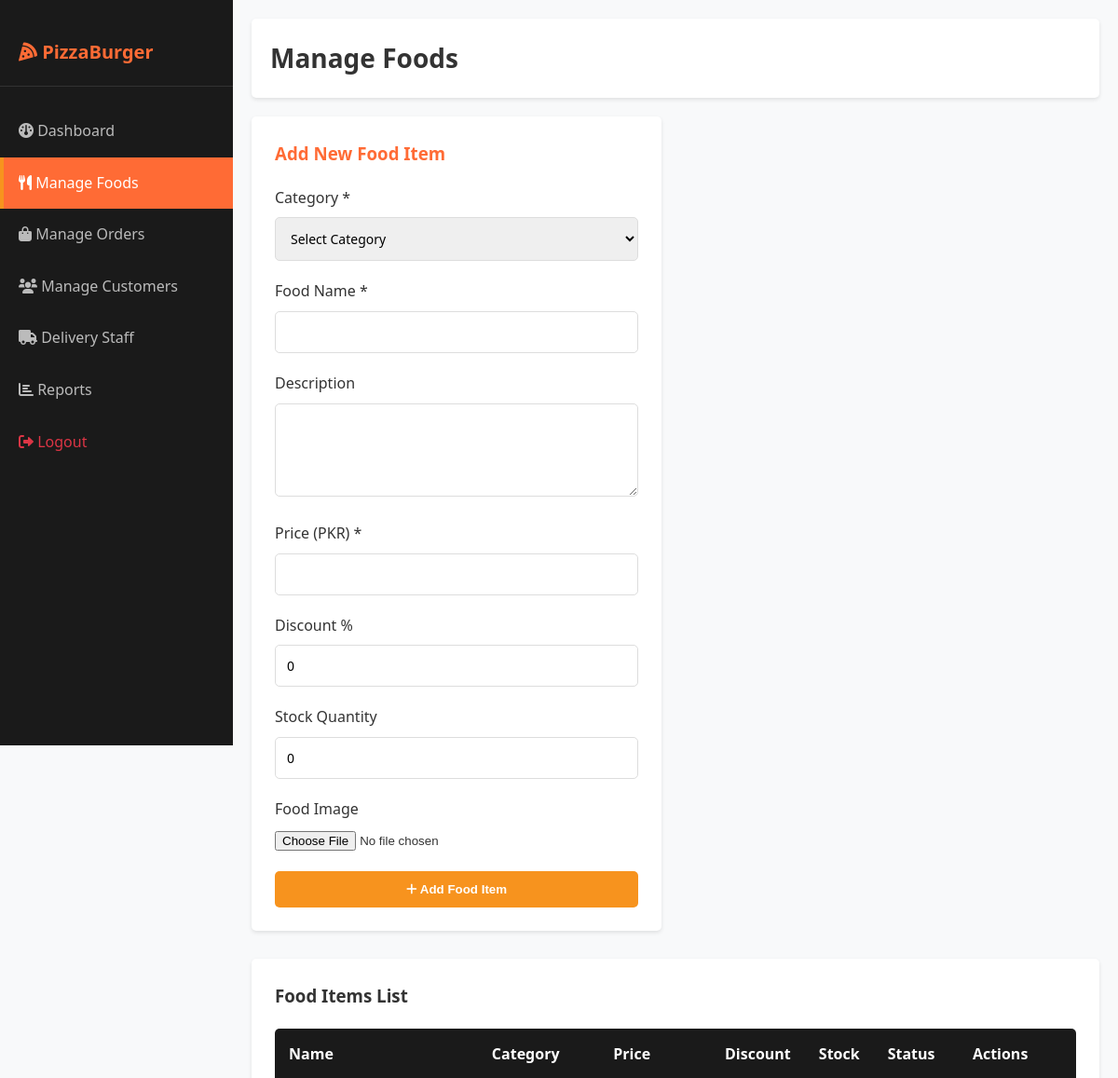
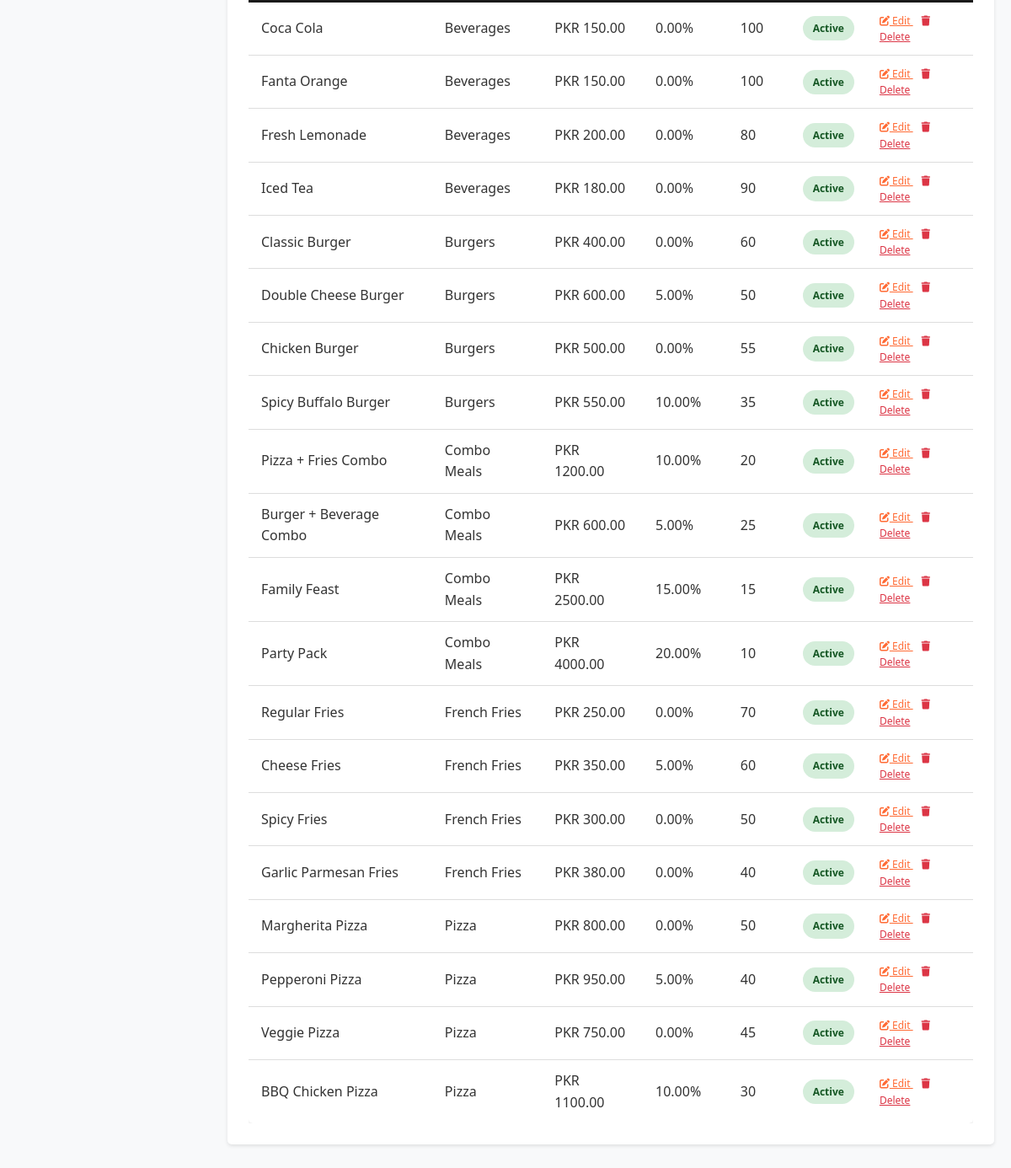
The app's page /admin/manage-foods.php (signed in) with its own data (2 pictures, top to bottom).
### tables this page shows
CREATE TABLE IF NOT EXISTS food_items (
    id INT PRIMARY KEY AUTO_INCREMENT,
    category_id INT NOT NULL,
    name VARCHAR(150) NOT NULL,
    description TEXT,
    price DECIMAL(8, 2) NOT NULL,
    discount_percentage DECIMAL(5, 2) DEFAULT 0,
    final_price DECIMAL(8, 2),
    image_path VARCHAR(255),
    status ENUM('active', 'inactive', 'out_of_stock') DEFAULT 'active',
    stock INT DEFAULT 0,
    rating DECIMAL(3, 2) DEFAULT 0,
    total_orders INT DEFAULT 0,
    created_at TIMESTAMP DEFAULT CURRENT_TIMESTAMP,
    updated_at TIMESTAMP DEFAULT CURRENT_TIMESTAMP ON UPDATE CURRENT_TIMESTAMP,
    FOREIGN KEY (category_id) REFERENCES categories(id) ON DELETE CASCADE,
    INDEX idx_category (category_id),
    INDEX idx_status (status),
    INDEX idx_price (price)
);

CREATE TABLE IF NOT EXISTS categories (
    id INT PRIMARY KEY AUTO_INCREMENT,
    name VARCHAR(100) UNIQUE NOT NULL,
    description TEXT,
    image_path VARCHAR(255),
    status ENUM('active', 'inactive') DEFAULT 'active',
    created_at TIMESTAMP DEFAULT CURRENT_TIMESTAMP,
    INDEX idx_name (name),
    INDEX idx_status (status)
);

### backend/classes/Food.php (called while the page is built, shortened)
<?php
require_once 'Database.php';
class Food {
    private $db;
    public function __construct($connection) {
        $this->db = new Database($connection);
    }
    public function getAll($limit = 12, $offset = 0) {
        $result = $this->db->select(
            "SELECT f.*, c.name as category_name
             FROM food_items f
             JOIN categories c ON f.category_id = c.id
             WHERE f.status = 'active'
             ORDER BY f.created_at DESC
             LIMIT ? OFFSET ?",
            [$limit, $offset]
        );
        return $result;
    }
}
?>

### backend/classes/Database.php (called while the page is built, shortened)
<?php
class Database {
    private $conn;
    public function __construct($connection) {
        $this->conn = $connection;
    }
    public function select($query, $params = []) {
        $stmt = $this->conn->prepare($query);
        if (!empty($params)) {
            $types = '';
            $values = [];
            foreach ($params as $param) {
                if (is_int($param)) {
                    $types .= 'i';
                } elseif (is_float($param)) {
                    $types .= 'd';
                } else {
                    $types .= 's';
                }
                $values[] = $param;
            }
            array_unshift($values, $types);
            $refs = [];
            foreach ($values as $key => $value) {
                $refs[$key] = &$values[$key];
            }
            call_user_func_array([$stmt, 'bind_param'], $refs);
        }
        if (!$stmt->execute()) {
            return ['success' => false, 'message' => 'Query execution failed: ' . $stmt->error];
        }
        $result = $stmt->get_result();
        $data = [];
        while ($row = $result->fetch_assoc()) {
            $data[] = $row;
        }
        return ['success' => true, 'data' => $data];
    }
}
?>

### admin/manage-foods.php (the view, shortened to what this page needs)
<?php
require_once '../backend/includes/init.php';
$food_obj = new Food($conn);
$foods_result = $food_obj->getAll(50, 0);
$foods = $foods_result['data'] ?? [];
?>
<!DOCTYPE html>
<html lang="en">
<head>
    <link rel="stylesheet" href="<?php echo SITE_URL; ?>css/style.css">
    <link rel="stylesheet" href="https://cdnjs.cloudflare.com/ajax/libs/font-awesome/6.0.0/css/all.min.css">
</head>
<body>
<div class="admin-container">
    <aside class="sidebar">
        <div class="sidebar-logo">
            <i class="fas fa-pizza-slice"></i> PizzaBurger
        </div>
        <ul class="sidebar-menu">
            <li><a href="dashboard.php"><i class="fas fa-dashboard"></i> Dashboard</a></li>
            <li><a href="manage-foods.php" class="active"><i class="fas fa-utensils"></i> Manage Foods</a></li>
            <li><a href="manage-orders.php"><i class="fas fa-shopping-bag"></i> Manage Orders</a></li>
            <li><a href="manage-customers.php"><i class="fas fa-users"></i> Manage Customers</a></li>
            <li><a href="manage-delivery.php"><i class="fas fa-truck"></i> Delivery Staff</a></li>
            <li><a href="reports.php"><i class="fas fa-chart-bar"></i> Reports</a></li>
            <li><a href="logout.php" style="color: #dc3545 !important;"><i class="fas fa-sign-out-alt"></i> Logout</a></li>
        </ul>
    </aside>
    <main class="main-content">
        <div class="admin-header">
            <h1>Manage Foods</h1>
        </div>
        <div class="row cols-3" style="margin-bottom: 40px; gap: 30px;">
            <div style="background: white; padding: 25px; border-radius: 5px; box-shadow: 0 2px 4px rgba(0,0,0,0.1);">
                <h3 style="margin-bottom: 20px; color: #FF6B35;">Add New Food Item</h3>
                <form method="POST" enctype="multipart/form-data">
                    <div class="form-group">
                        <label for="category_id">Category *</label>
                        <select id="category_id" name="category_id" required>
                            <option value="">Select Category</option>
                        </select>
                    </div>
                    <div class="form-group">
                        <label for="name">Food Name *</label>
                        <input type="text" id="name" name="name" required>
                    </div>
                    <div class="form-group">
                        <label for="description">Description</label>
                        <textarea id="description" name="description" style="height: 80px;"></textarea>
                    </div>
                    <div class="form-group">
                        <label for="price">Price (PKR) *</label>
                        <input type="number" id="price" name="price" step="0.01" required>
                    </div>
                    <div class="form-group">
                        <label for="discount_percentage">Discount %</label>
                        <input type="number" id="discount_percentage" name="discount_percentage" min="0" max="100" value="0">
                    </div>
                    <div class="form-group">
                        <label for="stock">Stock Quantity</label>
                        <input type="number" id="stock" name="stock" value="0">
                    </div>
                    <div class="form-group">
                        <label for="image">Food Image</label>
                        <input type="file" id="image" name="image" accept="image/*">
                    </div>
                    <button type="submit" name="add_food" class="btn-secondary" style="width: 100%; padding: 12px;">
                        <i class="fas fa-plus"></i> Add Food Item
                    </button>
                </form>
            </div>
            <div style="background: white; padding: 25px; border-radius: 5px; box-shadow: 0 2px 4px rgba(0,0,0,0.1); grid-column: span 2;">
                <h3 style="margin-bottom: 20px;">Food Items List</h3>
                <div style="overflow-x: auto;">
                    <table class="table">
                        <thead>
                            <tr>
                                <th>Name</th>
                                <th>Category</th>
                                <th>Price</th>
                                <th>Discount</th>
                                <th>Stock</th>
                                <th>Status</th>
                                <th>Actions</th>
                            </tr>
                        </thead>
                        <tbody>
                            <?php foreach ($foods as $food): ?>
                                <tr>
                                    <td><?php echo $food['name']; ?></td>
                                    <td><?php echo $food['category_name']; ?></td>
                                    <td>PKR <?php echo $food['price']; ?></td>
                                    <td><?php echo $food['discount_percentage']; ?>%</td>
                                    <td><?php echo $food['stock']; ?></td>
                                    <td>
                                        <span class="badge <?php echo $food['status'] === 'active' ? 'badge-success' : 'badge-danger'; ?>">
                                            <?php echo ucfirst($food['status']); ?>
                                        </span>
                                    </td>
                                    <td style="font-size: 12px;">
                                        <a href="edit-food.php?id=<?php echo $food['id']; ?>" style="color: #FF6B35; margin-right: 10px;">
                                            <i class="fas fa-edit"></i> Edit
                                        </a>
                                        <a href="?delete=<?php echo $food['id']; ?>" onclick="return confirm('Delete this item?')" style="color: #dc3545;">
                                            <i class="fas fa-trash"></i> Delete
                                        </a>
                                    </td>
                                </tr>
                            <?php endforeach; ?>
                        </tbody>
                    </table>
                </div>
            </div>
        </div>
    </main>
</div>
</body>
</html>

### css/style.css (style rules this page uses)
* { margin: 0; padding: 0; box-sizing: border-box; }
:root { --primary-color: #FF6B35; --secondary-color: #F7931E; --dark-color: #1a1a1a; --light-color: #f8f9fa; --text-color: #333; --border-color: #ddd; --success-color: #28a745; --danger-color: #dc3545; --warning-color: #ffc107; --info-color: #17a2b8; }
html, body { font-family: 'Segoe UI', Tahoma, Geneva, Verdana, sans-serif; background-color: var(--light-color); color: var(--text-color); line-height: 1.6; }
.btn-secondary { padding: 12px 30px; background: var(--secondary-color); color: white; border: none; border-radius: 5px; cursor: pointer; font-weight: bold; transition: all 0.3s; text-decoration: none; display: inline-block; }
.row { display: grid; gap: 20px; }
.row.cols-3 { grid-template-columns: repeat(auto-fit, minmax(300px, 1fr)); }
.form-group { margin-bottom: 20px; }
label { display: block; margin-bottom: 8px; font-weight: 500; color: var(--text-color); }
input[type="text"], input[type="email"], input[type="password"], input[type="phone"], input[type="number"], textarea, select { width: 100%; padding: 12px; border: 1px solid var(--border-color); border-radius: 5px; font-family: inherit; font-size: 14px; transition: border-color 0.3s; }
textarea { resize: vertical; min-height: 100px; }
.table { width: 100%; border-collapse: collapse; background: white; border-radius: 5px; overflow: hidden; box-shadow: 0 2px 4px rgba(0,0,0,0.1); }
.table thead { background: var(--dark-color); color: white; }
.table th { padding: 15px; text-align: left; font-weight: 600; }
.table td { padding: 12px 15px; border-bottom: 1px solid var(--border-color); }
.table tbody tr:last-child td { border-bottom: none; }
.badge { display: inline-block; padding: 5px 12px; border-radius: 20px; font-size: 12px; font-weight: 600; }
.badge-success { background: #d4edda; color: #155724; }
.admin-container { display: flex; min-height: 100vh; }
.sidebar { width: 250px; background: var(--dark-color); color: white; padding: 20px 0; position: fixed; left: 0; top: 0; height: 100vh; overflow-y: auto; }
.sidebar-logo { padding: 20px; border-bottom: 1px solid #333; margin-bottom: 20px; font-size: 20px; font-weight: bold; color: var(--primary-color); }
.sidebar-menu { list-style: none; }
.sidebar-menu li { margin: 0; }
.sidebar-menu a { display: block; padding: 15px 20px; color: #bbb; text-decoration: none; transition: all 0.3s; }
.sidebar-menu a:hover, .sidebar-menu a.active { background: var(--primary-color); color: white; border-left: 4px solid var(--secondary-color); padding-left: 16px; }
.main-content { flex: 1; margin-left: 250px; padding: 20px; }
.admin-header { background: white; padding: 20px; border-radius: 5px; margin-bottom: 20px; display: flex; justify-content: space-between; align-items: center; box-shadow: 0 2px 4px rgba(0,0,0,0.1); }
.admin-header h1 { font-size: 28px; margin: 0; }

### records on screen
food_items: name "Coca Cola", category.name "Beverages", price "150.00", discount_percentage "0.00", stock "100", status "Active"
food_items: name "Fanta Orange", category.name "Beverages", price "150.00", discount_percentage "0.00", stock "100", status "Active"
food_items: name "Fresh Lemonade", category.name "Beverages", price "200.00", discount_percentage "0.00", stock "80", status "Active"
food_items: name "Iced Tea", category.name "Beverages", price "180.00", discount_percentage "0.00", stock "90", status "Active"
food_items: name "Classic Burger", category.name "Burgers", price "400.00", discount_percentage "0.00", stock "60", status "Active"
food_items: name "Double Cheese Burger", category.name "Burgers", price "600.00", discount_percentage "5.00", stock "50", status "Active"
food_items: name "Chicken Burger", category.name "Burgers", price "500.00", discount_percentage "0.00", stock "55", status "Active"
food_items: name "Spicy Buffalo Burger", category.name "Burgers", price "550.00", discount_percentage "10.00", stock "35", status "Active"
food_items: name "Pizza + Fries Combo", category.name "Combo Meals", price "1200.00", discount_percentage "10.00", stock "20", status "Active"
food_items: name "Burger + Beverage Combo", category.name "Combo Meals", price "600.00", discount_percentage "5.00", stock "25", status "Active"
food_items: name "Family Feast", category.name "Combo Meals", price "2500.00", discount_percentage "15.00", stock "15", status "Active"
food_items: name "Party Pack", category.name "Combo Meals", price "4000.00", discount_percentage "20.00", stock "10", status "Active"
food_items: name "Regular Fries", category.name "French Fries", price "250.00", discount_percentage "0.00", stock "70", status "Active"
food_items: name "Cheese Fries", category.name "French Fries", price "350.00", discount_percentage "5.00", stock "60", status "Active"
food_items: name "Spicy Fries", category.name "French Fries", price "300.00", discount_percentage "0.00", stock "50", status "Active"
food_items: name "Garlic Parmesan Fries", category.name "French Fries", price "380.00", discount_percentage "0.00", stock "40", status "Active"
food_items: name "Margherita Pizza", category.name "Pizza", price "800.00", discount_percentage "0.00", stock "50", status "Active"
food_items: name "Pepperoni Pizza", category.name "Pizza", price "950.00", discount_percentage "5.00", stock "40", status "Active"
food_items: name "Veggie Pizza", category.name "Pizza", price "750.00", discount_percentage "0.00", stock "45", status "Active"
food_items: name "BBQ Chicken Pizza", category.name "Pizza", price "1100.00", discount_percentage "10.00", stock "30", status "Active"
